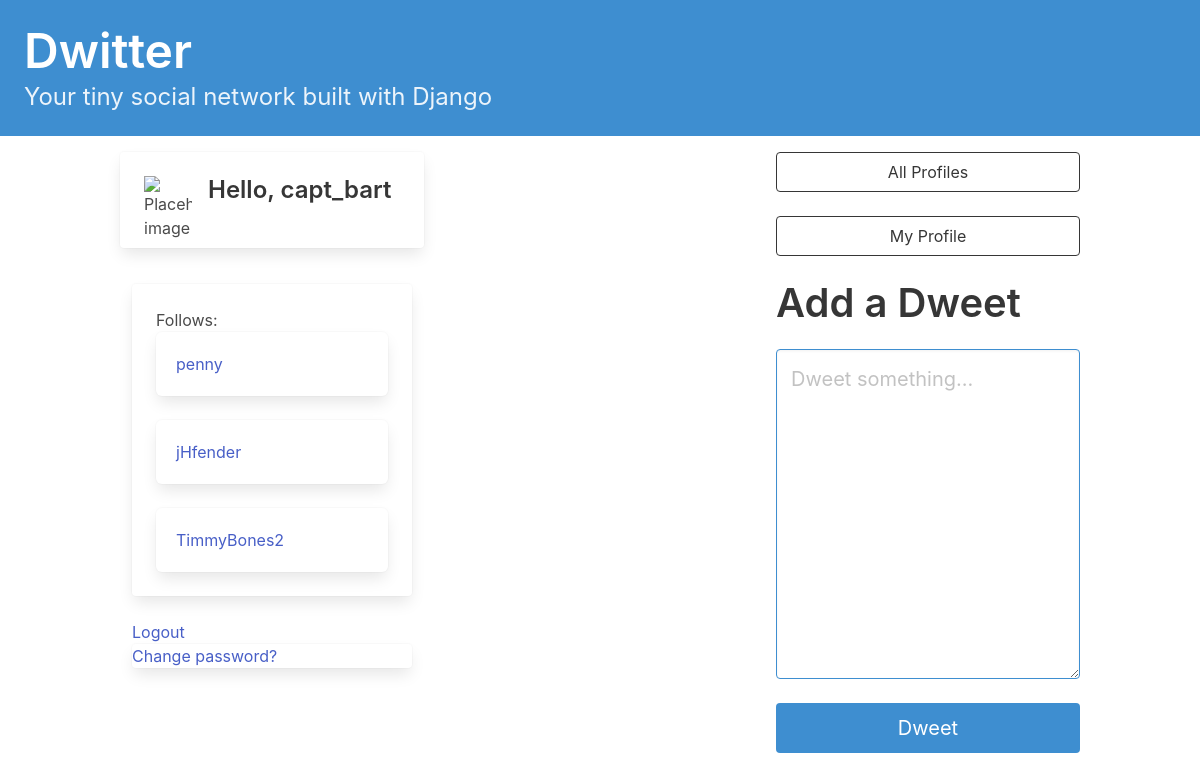
/dashboard/ (signed in), run on an earlier commit of the app's database.
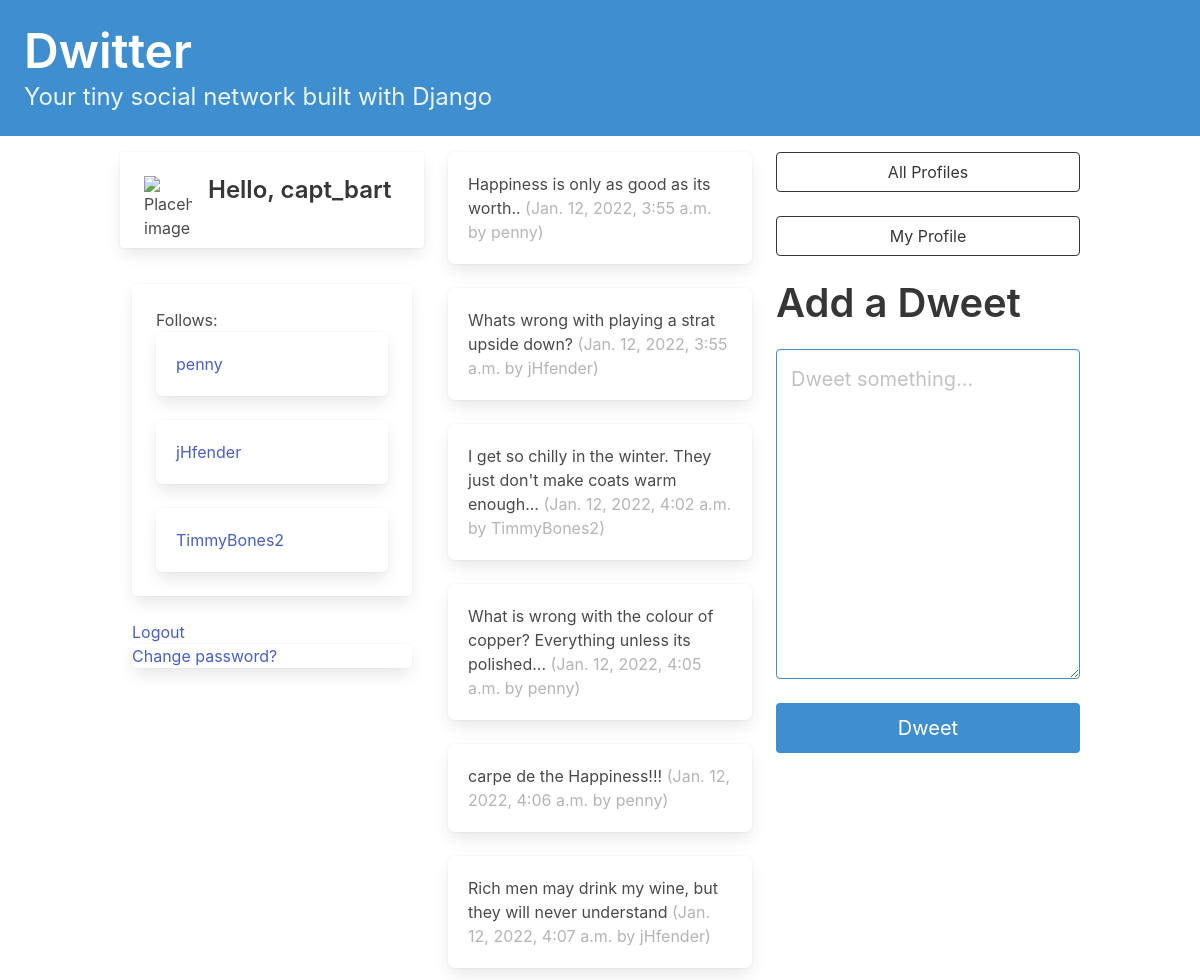
And on a later commit of the database.
### dwitter/models.py (models this page shows, shortened)
class Profile(models.Model):
    user = models.OneToOneField(User, on_delete=models.CASCADE)
    follows = models.ManyToManyField(
        "self", related_name="followed_by", symmetrical=False,
        blank=True
    )
    def __str__(self):
        return self.user.username

class Dweet(models.Model):
    user = models.ForeignKey(
        User, related_name="dweets", on_delete=models.DO_NOTHING
    )
    body = models.CharField(max_length=140)
    created_at = models.DateTimeField(auto_now_add=True)

### dwitter/views.py (the view)
# urls.py: path("dashboard/", dashboard, name="dashboard"),
def dashboard(request):
    form = DweetForm(request.POST or None)
    if request.method == "POST":
        if form.is_valid():
            dweet = form.save(commit=False)
            dweet.user = request.user
            dweet.save()
            return redirect("dwitter:dashboard")
    followed_dweets = Dweet.objects.filter(
        user__profile__in=request.user.profile.follows.all()
        ).order_by("created_at")
    return render(request, "dwitter/dashboard.html",
                  {"form": form, "dweets": followed_dweets},
                  )

### dwitter/forms.py
class DweetForm(forms.ModelForm):
    body = forms.CharField(
        required=True,
        widget=forms.widgets.Textarea(
            attrs={
                "placeholder": "Dweet something...",
                "class": "textarea is-info is-medium",
            }
        ),
        label="",
    )
    class Meta:
        model = Dweet
        exclude = ("user", )

### dwitter/templates/dwitter/dashboard.html (shortened to what this page needs)
{% extends 'base.html' %}
{% block content %}
<div class="column">
  <div class="block">
    <div class="card">
      <div class="card-content">
        <div class="media">
          <div class="media-left">
            <figure class="image is-48x48">
              <img src="https://bulma.io/images/placeholders/96x96.png"
                  alt="Placeholder image">
            </figure>
          </div>
          <div class="media-content">
          {% if user.is_authenticated %}
            <p class="title is-4">
                Hello, {{ user.profile }}
            </p>
          {% else %}
            <p class="title is-4">
              Welcome, Please sign in...or join
            </p>
          {% endif %}
          </div>
        </div>
      </div>
    </div>
  </div>
  <div class="column">
    <div class="card">
      <div class="card-content">
        <h2> Follows: </h2>
            {% for followed in user.profile.follows.all%}
              <div class="box">
                <a href="{% url 'dwitter:profile' followed.user.profile.id %}">
                  {{ followed.user.profile }}
                </a>
              </div>
            {% endfor %}
      </div>
    </div>
  </div>
  <div class="column">
    {% if user.is_authenticated %}
      <a href="{% url 'logout' %}">Logout</a>
      <div class="card">
        <a href="{% url 'password_change' %}">Change password?</a>
      </div>
    {% else %}
      <a href="{% url 'login' %}">Login</a>
      <a href="{% url 'dwitter:register' %}">Register</a>
    {% endif %}
  </div>
</div>
  <div class="column">
      {% for dweet in dweets %}
        <div class="box">
          {{ dweet.body }}
          <span class="is-small has-text-grey-light">
            ({{ dweet.created_at }} by {{ dweet.user.username }})
          </span>
        </div>
      {% endfor %}
  </div>
  <div class="column is-one-third">
    <div class="block">
    <a href="{% url 'dwitter:profile_list' %}">
      <button class="button is-dark is-outlined is-fullwidth">
        All Profiles
      </button>
    </a>
  </div>
  <div class="block">
    <a href="{% url 'dwitter:profile' request.user.profile.id %}">
      <button class="button is-dark is-outlined is-fullwidth">
        My Profile
      </button>
    </a>
  </div>
    <div class="block">
      <div class="block">
        <h2 class="title is-2">Add a Dweet</h2>
      </div>
      <div class="block">
        <form method="post">
          {{ form.as_p }}
          <button class="button is-info is-fullwidth is-medium mt-5"
              type="submit">Dweet
          </button>
        </form>
      </div>
    </div>
  </div>
{% endblock content%}

What changed in the data, as far as the page shows it:
added Dweet: body "Happiness is only as good as its worth..", created_at "Jan. 12, 2022, 3:55 a.m.", user.username "penny"
added Dweet: body "Whats wrong with playing a strat upside down?", created_at "Jan. 12, 2022, 3:55 a.m.", user.username "jHfender"
added Dweet: body "I get so chilly in the winter. They just don't make coats warm enough...", created_at "Jan. 12, 2022, 4:02 a.m.", user.username "TimmyBones2"
added Dweet: body "What is wrong with the colour of copper? Everything unless its polished...", created_at "Jan. 12, 2022, 4:05 a.m.", user.username "penny"
added Dweet: body "carpe de the Happiness!!!", created_at "Jan. 12, 2022, 4:06 a.m.", user.username "penny"
added Dweet: body "Rich men may drink my wine, but they will never understand", created_at "Jan. 12, 2022, 4:07 a.m.", user.username "jHfender"
